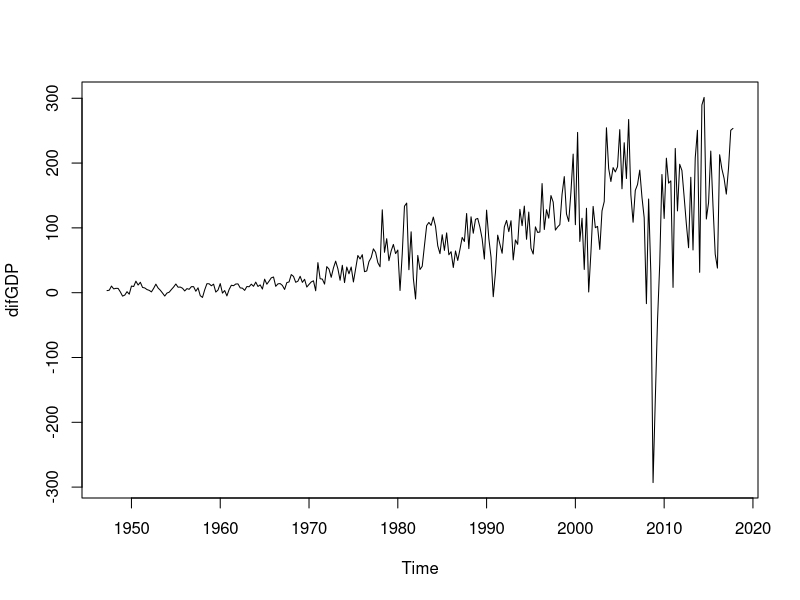
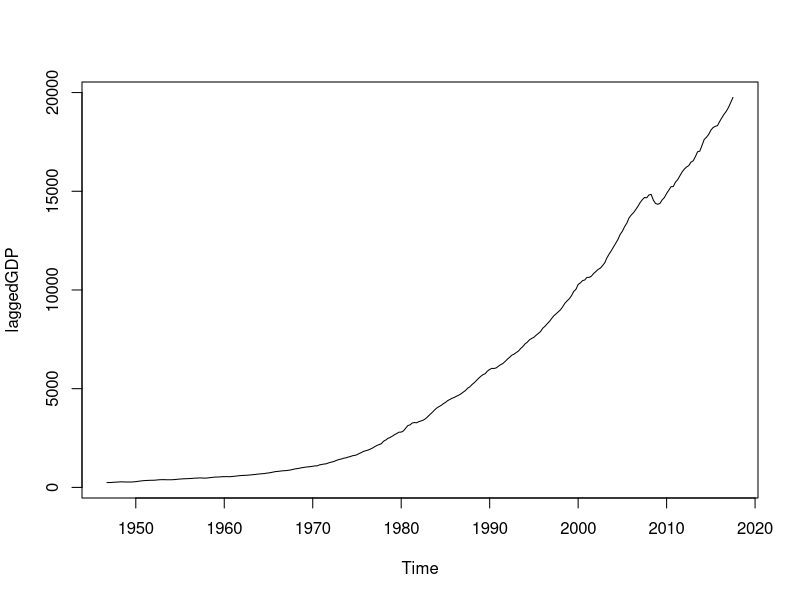
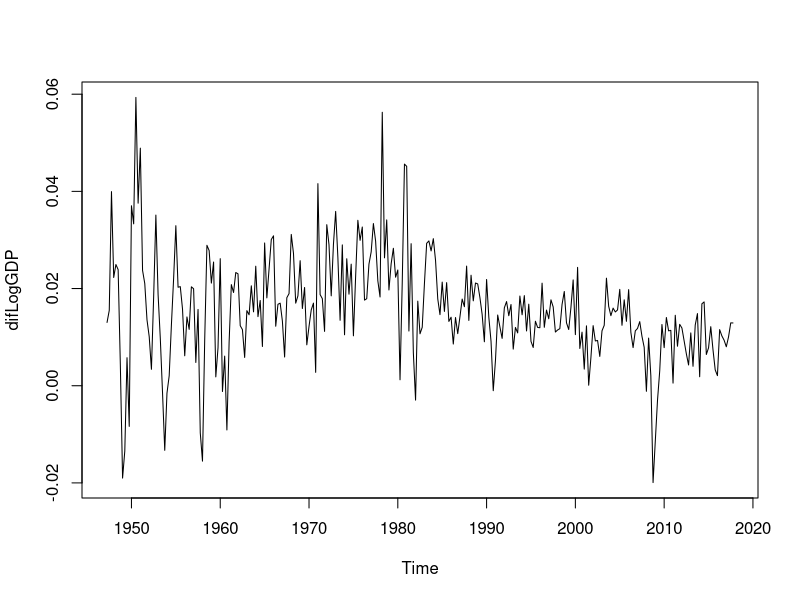
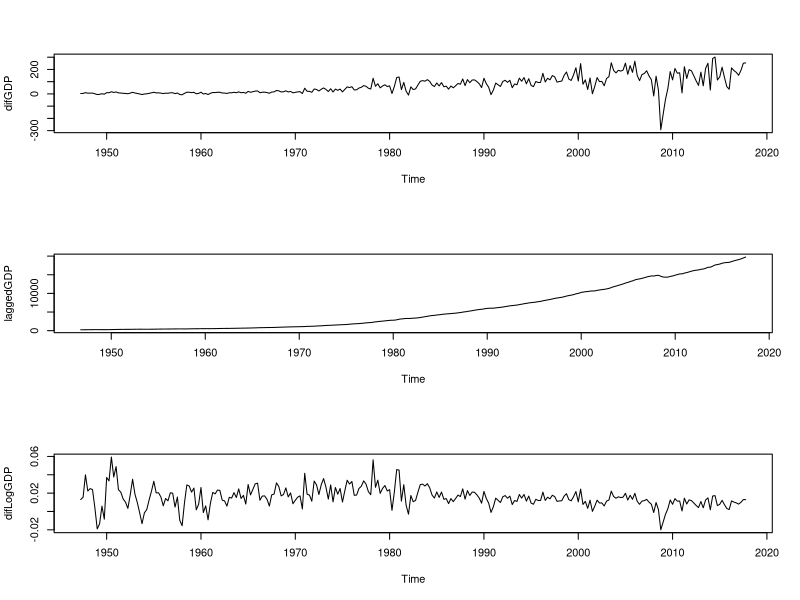
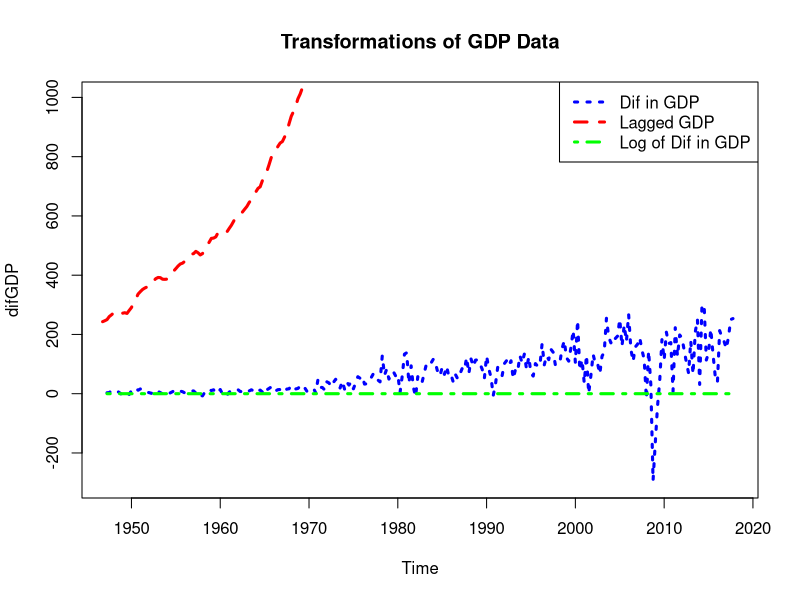
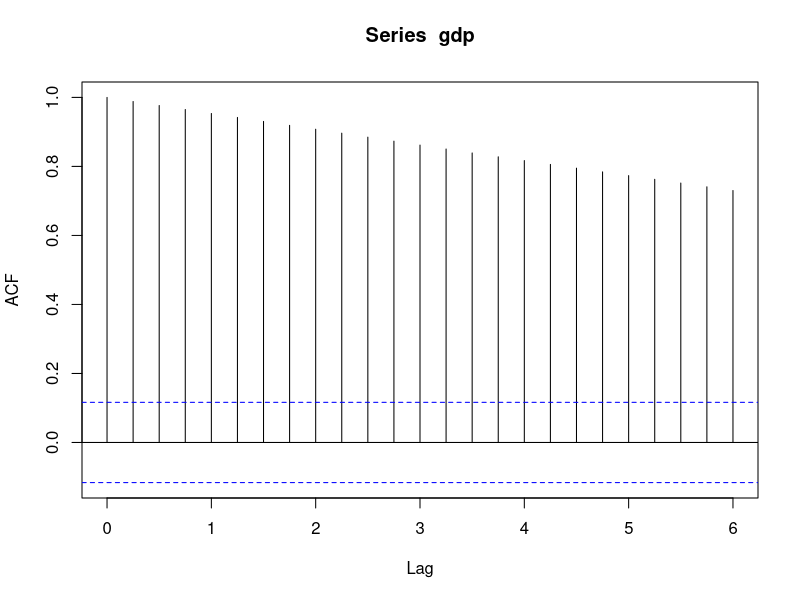
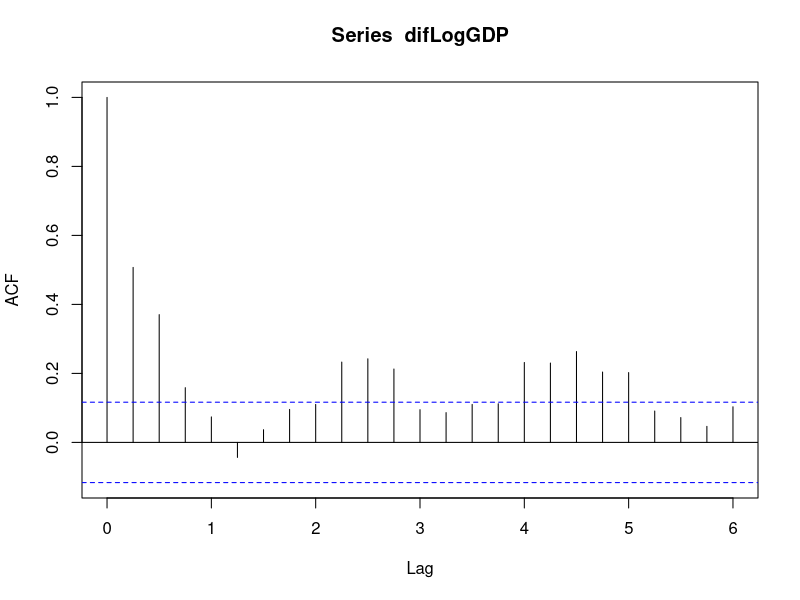
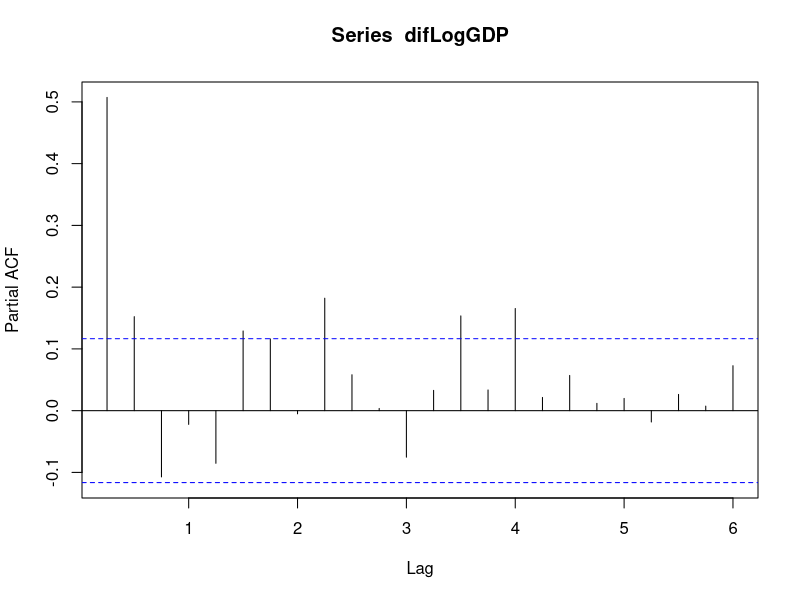

Source code (R) for these figures, in order:
# Chris Daigle
# Econ5495 - R Programming
# Wk13D2 In Class Lab - Prediction

# Importing & Setup####
setwd(
  "/Users/2011home/Library/Mobile Documents/com~apple~CloudDocs/Education/UConn/Spring 2018/R/DataSets"
)
gdp <- read.csv('GDP.csv', stringsAsFactors = FALSE)
library(tseries)

head(gdp)
str(gdp)
gdp$DATE <- as.Date(gdp$DATE)
gdp$Time <- format(gdp$DATE, format = '%y/%m')
gdp <- gdp[, c(3, 2)]

# Time Setting ####
gdp <-
  ts(
    gdp$GDP,
    start = c(1947, 1),
    end = c(2017, 4),
    frequency = 4
  ) # Quarterly data

# Summary Statistics ####
str(gdp)
start(gdp)
head(gdp)
end(gdp)
tail(gdp)
frequency(gdp)
summary(gdp)

# Plotting ####
laggedGDP <- lag(gdp, 1)
difGDP <- diff(gdp, 1) # Y(t) - Y(t-1)
difLogGDP <- diff(log(gdp))
plot(difGDP)
plot(laggedGDP)
plot(difLogGDP)

par(mfrow = c(3,1))
plot(difGDP)
plot(laggedGDP)
plot(difLogGDP)
par(mfrow = c(1,1))

plot(difGDP, col = 'blue', ylim = c(-300, 1000), lty = 3, lwd = 3)
lines(laggedGDP, col = 'red', lty = 2, lwd = 3)
lines(difLogGDP, col = 'green', lty = 4, lwd = 3)
legend('topright', legend = c('Dif in GDP', 'Lagged GDP', 'Log of Dif in GDP'), col = c('blue', 'red', 'green'), lty = c(3, 2, 4), lwd = 3)
title(main = 'Transformations of GDP Data')

acf(gdp) # high serial correlation
acf(difLogGDP) # explanatory value of the first, second, and third term is very small (not useful)
pacf(difLogGDP) # explanatory power of first isn't great, but the following are better

par(mfrow = c(3,1))
acf(gdp)
acf(difLogGDP)
pacf(difLogGDP)

seasDecom <- stl(log(gdp), s.window = 'period')
plot(seasDecom, lwd = 1, main = 'log GDP')
# Because there is a trend line, we can immediately see the data is
# non-stationary (dynamic?). Further, we can perform a hypothesis test such that
# the H0: data is non-stationary (ß = 1)

seasDecom1 <- stl(laggedGDP, s.window = 'period')
plot(seasDecom1, lwd = 1, main = 'laggedGDP')

seasDecom2 <- stl(difLogGDP, s.window = 'period')
plot(seasDecom2, lwd = 1, main = 'difLogGDP')

adf.test(gdp, alternative = 'stationary')
# Fail to reject the null (p > 0.05), so it's likely non-stationary The value is
# so large, it's essentially 1 for p, so it is, with near certainty,
# non-stationary
adf.test(difLogGDP, alternative = 'stationary')
# Reject the null (p <0.05), so the data is stationary. In this case, the value
# is so small, it is with near certainty, stationary.

par(mfrow = c(1,1))
fit <- arima(log(gdp), c(0,1,1), seasonal = list(order = c(0,1,1), period = 4)) # first argument is the order of the Autoregressive part c=(0,...), second is the difference part (p) c = (..., 1,...), last  is the moving average (q) c(...,..,1)
pred <- predict(fit, n.ahead = 18*4) # two years by 12 months
ts.plot(gdp, exp(pred$pred), log = 'y', lty = c(1,3), col = c('black', 'blue'), lwd = 1)
legend('topleft', legend = c('GDP', 'LogGDP'), col = c('black', 'blue'), lty = c(1, 2), lwd = 3)
title(main = 'Prediction on GDP Data')

fit <- arima(difLogGDP, c(0,1,1), seasonal = list(order = c(0,1,1), period = 4)) # first argument is the order of the Autoregressive part c=(0,...), second is the difference part (p) c = (..., 1,...), last  is the moving average (q) c(...,..,1)
pred <- predict(fit, n.ahead = 18*4) # two years by 12 months
ts.plot(difLogGDP, pred$pred, log = 'y', lty = c(1,1), col = c('black', 'blue'), lwd = 1)
legend('topright', legend = c('difLogGDP', 'LogGDP'), col = c('black', 'blue'), lty = c(1, 1), lwd = 3)
title(main = 'Prediction on GDP Data')